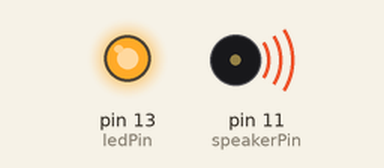
Recording of a sketch running on a simulated Arduino Uno, built with avr-gcc and run on an emulated ATmega328P. On the bench: output pins drawn as LEDs (lit = HIGH), buzzer (waves = sounding). Pins used as bus, display or sensor lines are not drawn.

Above: at 0.21 s.
Timing chart, 0 to 43.3 s (numbered marks = the images above):
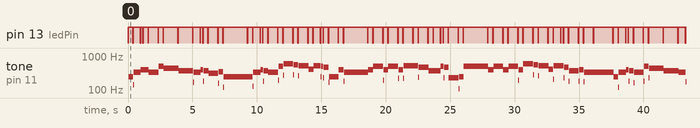

The sketch:

harrypotter.ino
```cpp
//Frequência das notas
#define as4 466
#define b4 494
#define ds5 622
#define e5 659
#define f5 698
#define fs5 740
#define g5 784
#define gs5 830
#define a5 880
#define as5 932
#define b5 988
#define c6 1046
#define cs6 1109
#define d6 1175

// Pino do LED e do Buzzer
int ledPin = 13;
int speakerPin = 11;

void setup()
{
  //Setando Led e buzzer como Saída
  pinMode(ledPin, OUTPUT);
  pinMode(speakerPin, OUTPUT);
}

void loop()
{
  hp();
}

//Acendendo e apagando Led no rítmo da música
void beep (unsigned char speakerPin, int frequencyInHertz, long timeInMilliseconds)
{
    digitalWrite(ledPin, HIGH);

    int x;
    long delayAmount = (long)(1000000/frequencyInHertz);
    long loopTime = (long)((timeInMilliseconds*1000)/(delayAmount*2));
    for (x=0;x<loopTime;x++)
    {
        digitalWrite(speakerPin,HIGH);
        delayMicroseconds(delayAmount);
        digitalWrite(speakerPin,LOW);
        delayMicroseconds(delayAmount);
    }

    digitalWrite(ledPin, LOW);
    delay(20);   //Pequeno delay para marcar e separar as notas
}

void hp()
{
    //Foi usado 80 bpm como andamento - semínima = 750ms
    beep(speakerPin, b4, 375);
    beep(speakerPin, e5, 563);
    beep(speakerPin, g5, 188);
    beep(speakerPin, fs5, 375);
    beep(speakerPin, e5, 750);

    beep(speakerPin, b5, 375);
    beep(speakerPin, a5, 1125);
    beep(speakerPin, fs5, 1125);


    beep(speakerPin, e5, 563);
    beep(speakerPin, g5, 188);
    beep(speakerPin, fs5, 375);
    beep(speakerPin, ds5, 750);
    beep(speakerPin, f5, 375);
    beep(speakerPin, b4, 1875);

    beep(speakerPin, b4, 375);
    beep(speakerPin, e5, 563);
    beep(speakerPin, g5, 188);
    beep(speakerPin, fs5, 375);
    beep(speakerPin, e5, 750);

    beep(speakerPin, b5, 375);
    beep(speakerPin, d6, 750);
    beep(speakerPin, cs6, 375);
    beep(speakerPin, c6, 750);

    beep(speakerPin, gs5, 375);
    beep(speakerPin, c6, 563);
    beep(speakerPin, b5, 188);
    beep(speakerPin, as5, 375);
    beep(speakerPin, b4, 750);
    beep(speakerPin, g5, 375);
    beep(speakerPin, e5, 1875);

    beep(speakerPin, g5, 375);
    beep(speakerPin, b5, 750);
    beep(speakerPin, g5, 375);
    beep(speakerPin, b5, 750);

    beep(speakerPin, g5, 375);
    beep(speakerPin, c6, 750);
    beep(speakerPin, b5, 375);
    beep(speakerPin, as5, 750);

    beep(speakerPin, fs5, 375);
    beep(speakerPin, g5, 555);
    beep(speakerPin, b5, 188);
    beep(speakerPin, as5, 375);

    beep(speakerPin, as4, 750);
    beep(speakerPin, b4, 375);
    beep(speakerPin, b5, 1875);

    beep(speakerPin, g5, 375);
    beep(speakerPin, b5, 750);
    beep(speakerPin, g5, 375);
    beep(speakerPin, b5, 750);

    beep(speakerPin, g5, 375);
    beep(speakerPin, d6, 750);
    beep(speakerPin, cs6, 375);
    beep(speakerPin, c6, 750);

    beep(speakerPin, gs5, 375);
    beep(speakerPin, c6, 563);
    beep(speakerPin, b5, 188);
    beep(speakerPin, as5, 375);

    beep(speakerPin, fs5, 750);
    beep(speakerPin, g5, 375);
    beep(speakerPin, e5, 750);
    beep(speakerPin, e5, 1500);
}
```

Measured:
- by itself, pin 13 (ledPin): moves between LOW and HIGH, repeating every 37.7 s
- by itself, tone on pin 11 (speakerPin): plays 246 Hz for 0.36 s, 145 Hz for 0.04 s, 329 Hz for 0.56 s, 391 Hz for 0.60 s, 329 Hz for 0.76 s, 492 Hz for 0.40 s … (284 notes in this stretch)
